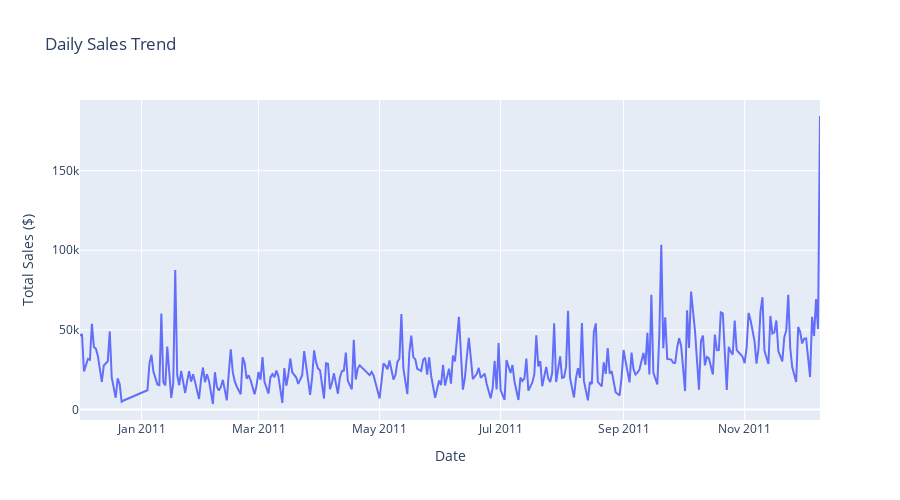

This figure's notebook cell:
### Code cell
# Cell 6: Time Series Analysis
# Daily sales trend
daily_sales = df.groupby(df['InvoiceDate'].dt.date)['TotalSales'].sum().reset_index()
daily_sales.columns = ['Date', 'Sales']

fig = px.line(daily_sales, x='Date', y='Sales', 
              title='Daily Sales Trend',
              labels={'Sales': 'Total Sales ($)'})
fig.update_layout(height=500)
fig.show()

# Key insight
print("\n INSIGHT: Look for trends, seasonality, anomalies")

### Figure 1 — Plotly figure (JSON) as saved in the notebook; plotly's stock layout.template omitted (floating-point values rounded to 4 significant figures; data arrays with more than 128 entries replaced by an {"elided": "..."} marker saying what was removed)
{"data": [{"hovertemplate": "Date=%{x}<br>Total Sales ($)=%{y}<extra></extra>", "legendgroup": "", "line": {"color": "#636efa", "dash": "solid"}, "marker": {"symbol": "circle"}, "mode": "lines", "name": "", "orientation": "v", "showlegend": false, "type": "scatter", "x": {"elided": "305 str values"}, "xaxis": "x", "y": {"elided": "305 float values"}, "yaxis": "y"}], "layout": {"height": 500, "legend": {"tracegroupgap": 0}, "title": {"text": "Daily Sales Trend"}, "xaxis": {"anchor": "y", "domain": [0, 1], "title": {"text": "Date"}}, "yaxis": {"anchor": "x", "domain": [0, 1], "title": {"text": "Total Sales ($)"}}}}
